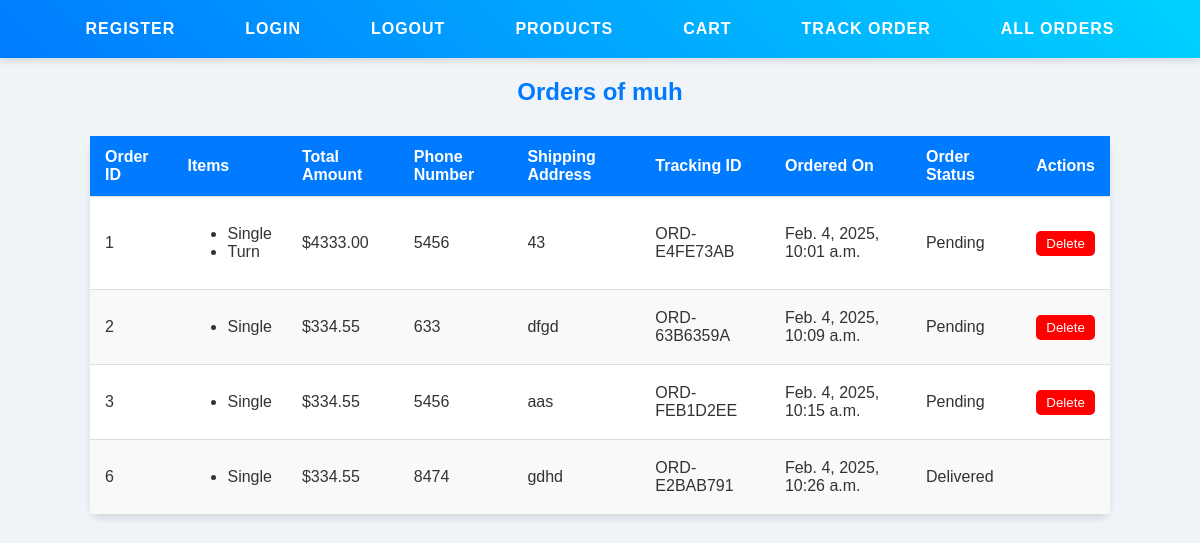
/all_orders/ (signed in), run on an earlier commit of the app's database.
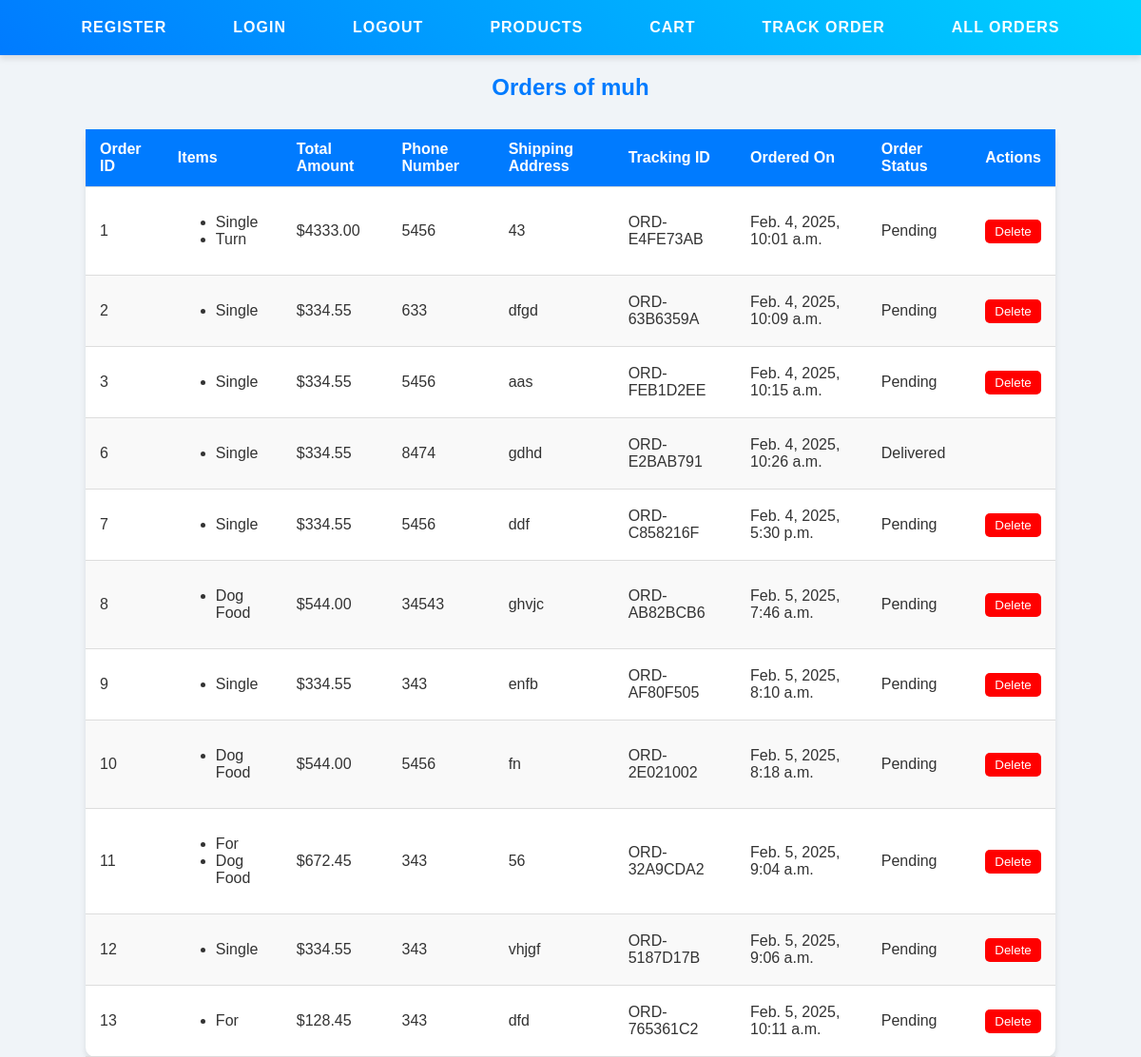
And on a later commit of the database.
### Shop/models.py (models this page shows, shortened)
class OrderModel(models.Model):
    STATUS_CHOICES = [
        ('pending', 'Pending'),
        ('shipped', 'Shipped'),
        ('in_warehouse', 'IN OUR WAREHOUSE'),
        ('in_your_city', 'IN YOUR CITY'),
        ('delivered', 'Delivered'),
        ('cancelled', 'Cancelled'),
    ]
    by_user = models.ForeignKey(User, on_delete=models.CASCADE)
    items = models.ManyToManyField('Products')
    total_amount = models.DecimalField(max_digits=10, decimal_places=2)
    created_at = models.DateTimeField(auto_now_add=True)
    phone_number = models.CharField(max_length=15)
    shipping_address = models.TextField()
    slug = models.SlugField(unique=True, blank=True)
    tracking_id = models.CharField(max_length=15, unique=True, blank=True)
    order_status = models.CharField(max_length=20, choices=STATUS_CHOICES, default='pending')
    def can_delete(self):
        return self.order_status == 'pending'

class Products(models.Model):
    store = models.ForeignKey(Stores, on_delete=models.CASCADE)
    name = models.CharField(max_length=255)
    description = models.TextField()
    price = models.DecimalField(max_digits=10, decimal_places=2)
    image = models.ImageField(upload_to='products/')
    category = models.CharField(max_length=50, choices=Stores.CATEGORY_CHOICES)
    created_at = models.DateTimeField(auto_now_add=True)

### Shop/views.py (the view)
# urls.py: path("all_orders/", all_orders_of_user, name="all_orders"),
@login_required(login_url='login')
def all_orders_of_user(request):
    user = request.user
    orders = OrderModel.objects.filter(by_user=user)
    return render(request, 'all_orders.html', context={'user': user, 'orders': orders})

### Shop/templates/all_orders.html (shortened to what this page needs)
<!DOCTYPE html>
<html lang="en">
<head>
    {% load static %}
    <link rel="stylesheet" href="{% static 'css/all_orders.css' %}">
</head>
<body>
    <nav>
        <a href="{% url 'register' %}">Register</a>
        <a href="{% url 'login' %}">Login</a>
        <a href="{% url 'logout' %}">Logout</a>
        <a href="{% url 'products' %}">Products</a>
        <a href="{% url 'view_cart' %}">Cart</a>
        <a href="{% url 'track_order' %}">Track Order</a>
        <a href="{% url 'all_orders' %}">All Orders</a>
    </nav>
    <div class="order-container">
        <h2>Orders of {{ user.username }}</h2>
        {% if orders %}
            <table>
                <thead>
                    <tr>
                        <th>Order ID</th>
                        <th>Items</th>
                        <th>Total Amount</th>
                        <th>Phone Number</th>
                        <th>Shipping Address</th>
                        <th>Tracking ID</th>
                        <th>Ordered On</th>
                        <th>Order Status</th>
                        <th>Actions</th>
                    </tr>
                </thead>
                <tbody>
                    {% for order in orders %}
                    <tr>
                        <td>{{ order.id }}</td>
                        <td>
                            <ul>
                                {% for item in order.items.all %}
                                    <li>{{ item.name }}</li>
                                {% endfor %}
                            </ul>
                        </td>
                        <td>${{ order.total_amount }}</td>
                        <td>{{ order.phone_number }}</td>
                        <td>{{ order.shipping_address }}</td>
                        <td>{{ order.tracking_id }}</td>
                        <td>{{ order.created_at }}</td>
                        <td class="status {{ order.order_status }}">{{ order.get_order_status_display }}</td>
                        <td>
                            {% if order.can_delete %}
                                <form action="{% url 'delete_order' order.id %}" method="post">
                                    <button type="submit" style="background-color: red; color: white; border: none; padding: 5px 10px; cursor: pointer; border-radius: 5px;">
                                        Delete
                                    </button>
                                </form>
                            {% endif %}
                        </td>
                    </tr>
                    {% endfor %}
                </tbody>
            </table>
        {% else %}
            <p class="no-orders">No orders found.</p>
        {% endif %}
    </div>
</body>
</html>

### Shop/static/css/all_orders.css (style rules this page uses)
body { font-family: 'Arial', sans-serif; background-color: #f0f4f8; margin: 0; padding: 0; color: #333; }
h2 { text-align: center; color: #007bff; margin-top: 20px; }
table { width: 100%; border-collapse: collapse; margin-top: 30px; background: #fff; border-radius: 10px; box-shadow: 0 4px 6px rgba(0, 0, 0, 0.1); }
th, td { padding: 12px 15px; text-align: left; border-bottom: 1px solid #ddd; }
th { background-color: #007bff; color: white; }
tr:nth-child(even) { background-color: #f9f9f9; }
.order-container { width: 85%; margin: 0 auto; }
.status { text-transform: capitalize; }
nav { background: linear-gradient(45deg, #007bff, #00d2ff); display: flex; justify-content: center; align-items: center; padding: 10px 0; box-shadow: 0 4px 6px rgba(0, 0, 0, 0.1); }
nav a { color: white; padding: 10px 20px; text-decoration: none; font-weight: bold; text-transform: uppercase; letter-spacing: 1px; border-radius: 4px; margin: 0 15px; transition: background-color 0.3s ease, transform 0.3s ease; }

What changed in the data, as far as the page shows it:
added OrderModel: id "7", total_amount "334.55", phone_number "5456", shipping_address "ddf", tracking_id "ORD-C858216F", created_at "Feb. 4, 2025, 5:30 p.m.", order_status "Pending", shows "Delete", Products (name "Single")
added OrderModel: id "8", total_amount "544.00", phone_number "34543", shipping_address "ghvjc", tracking_id "ORD-AB82BCB6", created_at "Feb. 5, 2025, 7:46 a.m.", order_status "Pending", shows "Delete"
added Products: name "Dog Food"
added OrderModel: id "9", total_amount "334.55", phone_number "343", shipping_address "enfb", tracking_id "ORD-AF80F505", created_at "Feb. 5, 2025, 8:10 a.m.", order_status "Pending", shows "Delete", Products (name "Single")
added OrderModel: id "10", total_amount "544.00", phone_number "5456", shipping_address "fn", tracking_id "ORD-2E021002", created_at "Feb. 5, 2025, 8:18 a.m.", order_status "Pending", shows "Delete"
added OrderModel: id "11", total_amount "672.45", phone_number "343", shipping_address "56", tracking_id "ORD-32A9CDA2", created_at "Feb. 5, 2025, 9:04 a.m.", order_status "Pending", shows "Delete"
now on this page (row unchanged): Products: name "For"
added OrderModel: id "12", total_amount "334.55", phone_number "343", shipping_address "vhjgf", tracking_id "ORD-5187D17B", created_at "Feb. 5, 2025, 9:06 a.m.", order_status "Pending", shows "Delete", Products (name "Single")
added OrderModel: id "13", total_amount "128.45", phone_number "343", shipping_address "dfd", tracking_id "ORD-765361C2", created_at "Feb. 5, 2025, 10:11 a.m.", order_status "Pending", shows "Delete"
